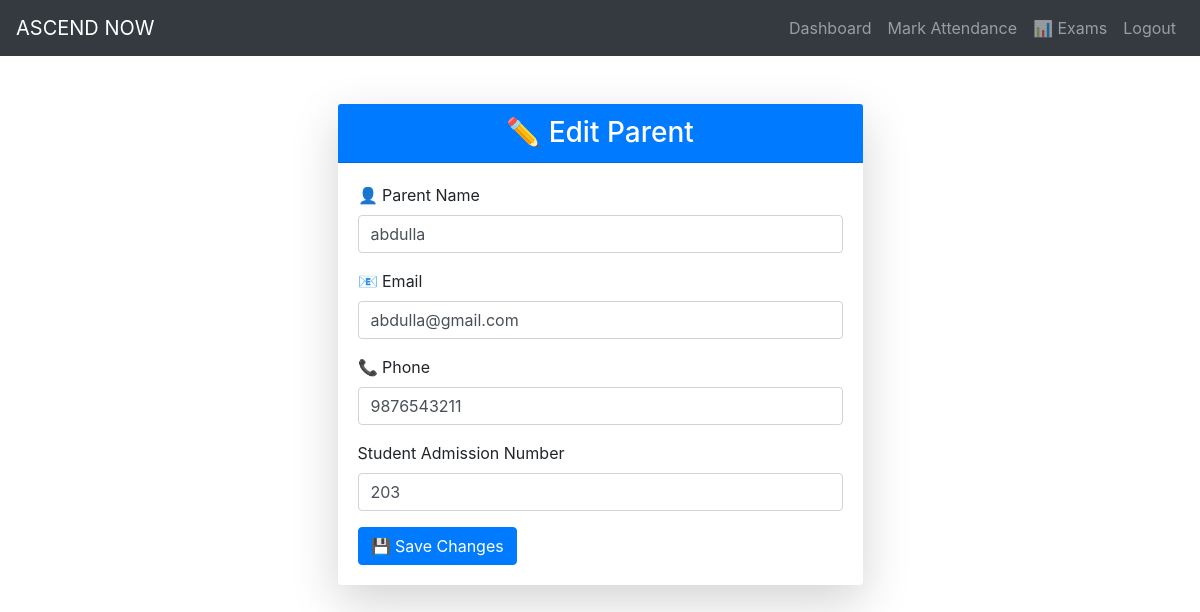
Screenshot of /edit_parent/1 (signed in) with the database file from the repository.
### dashboard/models.py (models this page shows, shortened)
class Parent(db.Model):
    id = db.Column(db.Integer, primary_key=True)
    student_id = db.Column(db.Integer, db.ForeignKey('student.id'), nullable=False)
    parent_name = db.Column(db.String(100), nullable=False)
    email = db.Column(db.String(100), unique=True, nullable=False)
    phone = db.Column(db.String(20), nullable=False)

class Student(db.Model):
    id = db.Column(db.Integer, primary_key=True)
    school_id = db.Column(db.Integer, db.ForeignKey('school.id'), nullable=False)
    class_id = db.Column(db.Integer, db.ForeignKey('class.id'), nullable=False)
    section_id = db.Column(db.Integer, db.ForeignKey('section.id'), nullable=False)
    first_name = db.Column(db.String(100), nullable=False)
    last_name = db.Column(db.String(100), nullable=False)
    dob = db.Column(db.Date, nullable=False)
    gender = db.Column(db.Enum('Male', 'Female', 'Other', name="gender_types"), nullable=False)
    admission_number = db.Column(db.String(50), unique=True, nullable=False)
    roll_number = db.Column(db.String(50), nullable=False)
    parent_contact = db.Column(db.String(20), nullable=False)
    attendance = db.relationship('Attendance', backref='student', lazy=True)
    marks = db.relationship('Mark', backref='student', lazy=True)
    parents = db.relationship('Parent', backref='student', lazy=True)

### dashboard/views.py (the view, shortened to what this page needs)
@app.route('/edit_parent/<int:parent_id>', methods=['GET', 'POST'])
@login_required
def edit_parent(parent_id):
    parent = Parent.query.get_or_404(parent_id)
    student = Student.query.filter_by(id=parent.student_id).first()
    return render_template('edit_parent.html', parent=parent,student=student)

### dashboard/__init__.py (called while the page is built)
@login_manager.user_loader
def load_user(user_id):
    user = User.query.get(int(user_id))
    return user

### dashboard/models.py (called while the page is built)
    @property
    def is_authenticated(self):
        return True

### dashboard/templates/edit_parent.html (shortened to what this page needs)
{% extends "base.html" %}
{% block content %}
<div class="container mt-5">
    <div class="row justify-content-center">
        <div class="col-lg-6 col-md-8">
            <div class="card shadow-lg border-0 rounded-3">
                <div class="card-header bg-primary text-white text-center">
                    <h3 class="mb-0">✏️ Edit Parent</h3>
                </div>
                <div class="card-body">
                    <form method="POST" action="{{ url_for('edit_parent', parent_id=parent.id) }}" class="needs-validation" novalidate>
                        <div class="mb-3">
                            <label for="parent_name" class="form-label">👤 Parent Name</label>
                            <input type="text" class="form-control" id="parent_name" name="parent_name" value="{{ parent.parent_name }}" required>
                        </div>
                        <div class="mb-3">
                            <label for="email" class="form-label">📧 Email</label>
                            <input type="email" class="form-control" id="email" name="email" value="{{ parent.email }}" required>
                        </div>
                        <div class="mb-3">
                            <label for="phone" class="form-label">📞 Phone</label>
                            <input type="tel" class="form-control" id="phone" name="phone" pattern="[0-9]{10}" value="{{ parent.phone }}" required>
                        </div>
                        <div class="mb-3">
                            <label for="phone" class="form-label"> Student Admission Number</label>
                            <input type="number" class="form-control" id="phone" name="admission_number" value= "{{ student.admission_number}}" required>
                        </div>
                        <div class="d-grid">
                            <button type="submit" class="btn btn-primary">💾 Save Changes</button>
                        </div>
                    </form>
                </div>
            </div>
        </div>
    </div>
</div>
{% endblock %}

### rows the page displays
Parent: parent_name "abdulla", email "abdulla@gmail.com", phone "9876543211"
Student: admission_number "203"
